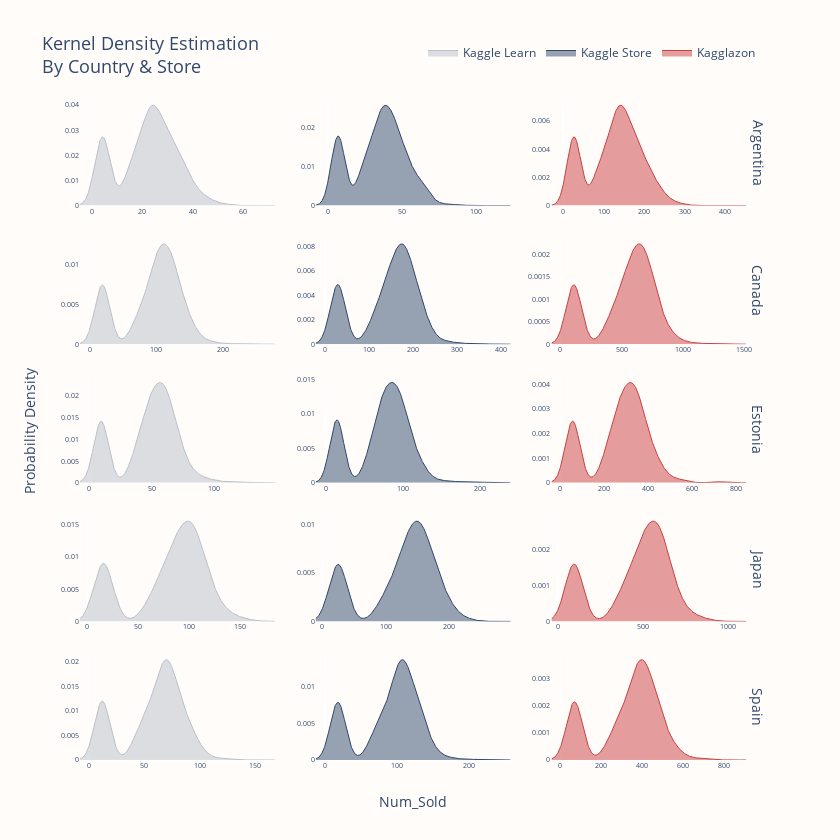

Source (notebook cell):
### Code cell
stores = train.Store.unique().tolist()
category_combs = np.array(np.meshgrid(countries, stores)).T.reshape(-1, 2)
color_combs = ["#B9C0CA", "#2F486B", "#C94040"] * len(countries)

n_cols = len(stores)
n_rows, axes = get_n_rows_axes(n_cols * len(countries), n_cols=n_cols)

fig = make_subplots(
    rows=n_rows,
    cols=n_cols,
    y_title="Probability Density",
    x_title="Num_Sold",
    row_titles=countries,
    horizontal_spacing=0.06,
    vertical_spacing=0.05,
)

show_legend = True

for k, ((country, store), color) in enumerate(zip(category_combs, color_combs)):
    if 1 + k > n_cols:
        show_legend = False
    current_row, current_col = 1 + k // n_cols, 1 + k % n_cols
    kde_range, estimated_values, _ = get_kde_estimation(
        train.query(f"Country == '{country}' & Store == '{store}'")["Num_Sold"], sample=True
    )
    fig.add_scatter(
        x=kde_range,
        y=estimated_values,
        line=dict(dash="solid", color=color, width=1),
        fill="tozeroy",
        name=store,
        legendgroup=store,
        showlegend=show_legend,
        row=current_row,
        col=current_col,
    )
    fig.update_yaxes(tickfont_size=7, showgrid=False, row=current_row, col=current_col)
    fig.update_xaxes(tickfont_size=7, showgrid=False, row=current_row, col=current_col)

fig.update_annotations(font_size=14)
fig.update_layout(
    font_color=FONT_COLOR,
    title="Kernel Density Estimation<br>By Country & Store",
    title_font_size=18,
    plot_bgcolor=BACKGROUND_COLOR,
    paper_bgcolor=BACKGROUND_COLOR,
    width=840,
    height=840,
    legend=dict(
        orientation="h",
        yanchor="bottom",
        xanchor="right",
        y=1.05,
        x=1,
    ),
)
fig.show()

### Figure 1 — Plotly figure (JSON) as saved in the notebook; plotly's stock layout.template omitted (floating-point values rounded to 4 significant figures; data arrays with more than 128 entries replaced by an {"elided": "..."} marker saying what was removed)
{"data": [{"fill": "tozeroy", "legendgroup": "Kaggle Learn", "line": {"color": "#B9C0CA", "dash": "solid", "width": 1}, "name": "Kaggle Learn", "showlegend": true, "type": "scatter", "x": {"elided": "1000 float values"}, "xaxis": "x", "y": {"elided": "1000 float values"}, "yaxis": "y"}, {"fill": "tozeroy", "legendgroup": "Kaggle Store", "line": {"color": "#2F486B", "dash": "solid", "width": 1}, "name": "Kaggle Store", "showlegend": true, "type": "scatter", "x": {"elided": "1000 float values"}, "xaxis": "x2", "y": {"elided": "1000 float values"}, "yaxis": "y2"}, {"fill": "tozeroy", "legendgroup": "Kagglazon", "line": {"color": "#C94040", "dash": "solid", "width": 1}, "name": "Kagglazon", "showlegend": true, "type": "scatter", "x": {"elided": "1000 float values"}, "xaxis": "x3", "y": {"elided": "1000 float values"}, "yaxis": "y3"}, {"fill": "tozeroy", "legendgroup": "Kaggle Learn", "line": {"color": "#B9C0CA", "dash": "solid", "width": 1}, "name": "Kaggle Learn", "showlegend": false, "type": "scatter", "x": {"elided": "1000 float values"}, "xaxis": "x4", "y": {"elided": "1000 float values"}, "yaxis": "y4"}, {"fill": "tozeroy", "legendgroup": "Kaggle Store", "line": {"color": "#2F486B", "dash": "solid", "width": 1}, "name": "Kaggle Store", "showlegend": false, "type": "scatter", "x": {"elided": "1000 float values"}, "xaxis": "x5", "y": {"elided": "1000 float values"}, "yaxis": "y5"}, {"fill": "tozeroy", "legendgroup": "Kagglazon", "line": {"color": "#C94040", "dash": "solid", "width": 1}, "name": "Kagglazon", "showlegend": false, "type": "scatter", "x": {"elided": "1000 float values"}, "xaxis": "x6", "y": {"elided": "1000 float values"}, "yaxis": "y6"}, {"fill": "tozeroy", "legendgroup": "Kaggle Learn", "line": {"color": "#B9C0CA", "dash": "solid", "width": 1}, "name": "Kaggle Learn", "showlegend": false, "type": "scatter", "x": {"elided": "1000 float values"}, "xaxis": "x7", "y": {"elided": "1000 float values"}, "yaxis": "y7"}, {"fill": "tozeroy", "legendgroup": "Kaggle Store", "line": {"color": "#2F486B", "dash": "solid", "width": 1}, "name": "Kaggle Store", "showlegend": false, "type": "scatter", "x": {"elided": "1000 float values"}, "xaxis": "x8", "y": {"elided": "1000 float values"}, "yaxis": "y8"}, {"fill": "tozeroy", "legendgroup": "Kagglazon", "line": {"color": "#C94040", "dash": "solid", "width": 1}, "name": "Kagglazon", "showlegend": false, "type": "scatter", "x": {"elided": "1000 float values"}, "xaxis": "x9", "y": {"elided": "1000 float values"}, "yaxis": "y9"}, {"fill": "tozeroy", "legendgroup": "Kaggle Learn", "line": {"color": "#B9C0CA", "dash": "solid", "width": 1}, "name": "Kaggle Learn", "showlegend": false, "type": "scatter", "x": {"elided": "1000 float values"}, "xaxis": "x10", "y": {"elided": "1000 float values"}, "yaxis": "y10"}, {"fill": "tozeroy", "legendgroup": "Kaggle Store", "line": {"color": "#2F486B", "dash": "solid", "width": 1}, "name": "Kaggle Store", "showlegend": false, "type": "scatter", "x": {"elided": "1000 float values"}, "xaxis": "x11", "y": {"elided": "1000 float values"}, "yaxis": "y11"}, {"fill": "tozeroy", "legendgroup": "Kagglazon", "line": {"color": "#C94040", "dash": "solid", "width": 1}, "name": "Kagglazon", "showlegend": false, "type": "scatter", "x": {"elided": "1000 float values"}, "xaxis": "x12", "y": {"elided": "1000 float values"}, "yaxis": "y12"}, {"fill": "tozeroy", "legendgroup": "Kaggle Learn", "line": {"color": "#B9C0CA", "dash": "solid", "width": 1}, "name": "Kaggle Learn", "showlegend": false, "type": "scatter", "x": {"elided": "1000 float values"}, "xaxis": "x13", "y": {"elided": "1000 float values"}, "yaxis": "y13"}, {"fill": "tozeroy", "legendgroup": "Kaggle Store", "line": {"color": "#2F486B", "dash": "solid", "width": 1}, "name": "Kaggle Store", "showlegend": false, "type": "scatter", "x": {"elided": "1000 float values"}, "xaxis": "x14", "y": {"elided": "1000 float values"}, "yaxis": "y14"}, {"fill": "tozeroy", "legendgroup": "Kagglazon", "line": {"color": "#C94040", "dash": "solid", "width": 1}, "name": "Kagglazon", "showlegend": false, "type": "scatter", "x": {"elided": "1000 float values"}, "xaxis": "x15", "y": {"elided": "1000 float values"}, "yaxis": "y15"}], "layout": {"annotations": [{"font": {"size": 14}, "showarrow": false, "text": "Argentina", "textangle": 90, "x": 0.98, "xanchor": "left", "xref": "paper", "y": 0.92, "yanchor": "middle", "yref": "paper"}, {"font": {"size": 14}, "showarrow": false, "text": "Canada", "textangle": 90, "x": 0.98, "xanchor": "left", "xref": "paper", "y": 0.71, "yanchor": "middle", "yref": "paper"}, {"font": {"size": 14}, "showarrow": false, "text": "Estonia", "textangle": 90, "x": 0.98, "xanchor": "left", "xref": "paper", "y": 0.5, "yanchor": "middle", "yref": "paper"}, {"font": {"size": 14}, "showarrow": false, "text": "Japan", "textangle": 90, "x": 0.98, "xanchor": "left", "xref": "paper", "y": 0.29, "yanchor": "middle", "yref": "paper"}, {"font": {"size": 14}, "showarrow": false, "text": "Spain", "textangle": 90, "x": 0.98, "xanchor": "left", "xref": "paper", "y": 0.08, "yanchor": "middle", "yref": "paper"}, {"font": {"size": 14}, "showarrow": false, "text": "Num_Sold", "x": 0.49, "xanchor": "center", "xref": "paper", "y": 0, "yanchor": "top", "yref": "paper", "yshift": -30}, {"font": {"size": 14}, "showarrow": false, "text": "Probability Density", "textangle": -90, "x": 0, "xanchor": "right", "xref": "paper", "xshift": -40, "y": 0.5, "yanchor": "middle", "yref": "paper"}], "font": {"color": "#2F486B"}, "height": 840, "legend": {"orientation": "h", "x": 1, "xanchor": "right", "y": 1.05, "yanchor": "bottom"}, "paper_bgcolor": "#FFFCFA", "plot_bgcolor": "#FFFCFA", "title": {"font": {"size": 18}, "text": "Kernel Density Estimation<br>By Country & Store"}, "width": 840, "xaxis": {"anchor": "y", "domain": [0, 0.2867], "showgrid": false, "tickfont": {"size": 7}}, "xaxis10": {"anchor": "y10", "domain": [0, 0.2867], "showgrid": false, "tickfont": {"size": 7}}, "xaxis11": {"anchor": "y11", "domain": [0.3467, 0.6333], "showgrid": false, "tickfont": {"size": 7}}, "xaxis12": {"anchor": "y12", "domain": [0.6933, 0.98], "showgrid": false, "tickfont": {"size": 7}}, "xaxis13": {"anchor": "y13", "domain": [0, 0.2867], "showgrid": false, "tickfont": {"size": 7}}, "xaxis14": {"anchor": "y14", "domain": [0.3467, 0.6333], "showgrid": false, "tickfont": {"size": 7}}, "xaxis15": {"anchor": "y15", "domain": [0.6933, 0.98], "showgrid": false, "tickfont": {"size": 7}}, "xaxis2": {"anchor": "y2", "domain": [0.3467, 0.6333], "showgrid": false, "tickfont": {"size": 7}}, "xaxis3": {"anchor": "y3", "domain": [0.6933, 0.98], "showgrid": false, "tickfont": {"size": 7}}, "xaxis4": {"anchor": "y4", "domain": [0, 0.2867], "showgrid": false, "tickfont": {"size": 7}}, "xaxis5": {"anchor": "y5", "domain": [0.3467, 0.6333], "showgrid": false, "tickfont": {"size": 7}}, "xaxis6": {"anchor": "y6", "domain": [0.6933, 0.98], "showgrid": false, "tickfont": {"size": 7}}, "xaxis7": {"anchor": "y7", "domain": [0, 0.2867], "showgrid": false, "tickfont": {"size": 7}}, "xaxis8": {"anchor": "y8", "domain": [0.3467, 0.6333], "showgrid": false, "tickfont": {"size": 7}}, "xaxis9": {"anchor": "y9", "domain": [0.6933, 0.98], "showgrid": false, "tickfont": {"size": 7}}, "yaxis": {"anchor": "x", "domain": [0.84, 1], "showgrid": false, "tickfont": {"size": 7}}, "yaxis10": {"anchor": "x10", "domain": [0.21, 0.37], "showgrid": false, "tickfont": {"size": 7}}, "yaxis11": {"anchor": "x11", "domain": [0.21, 0.37], "showgrid": false, "tickfont": {"size": 7}}, "yaxis12": {"anchor": "x12", "domain": [0.21, 0.37], "showgrid": false, "tickfont": {"size": 7}}, "yaxis13": {"anchor": "x13", "domain": [0, 0.16], "showgrid": false, "tickfont": {"size": 7}}, "yaxis14": {"anchor": "x14", "domain": [0, 0.16], "showgrid": false, "tickfont": {"size": 7}}, "yaxis15": {"anchor": "x15", "domain": [0, 0.16], "showgrid": false, "tickfont": {"size": 7}}, "yaxis2": {"anchor": "x2", "domain": [0.84, 1], "showgrid": false, "tickfont": {"size": 7}}, "yaxis3": {"anchor": "x3", "domain": [0.84, 1], "showgrid": false, "tickfont": {"size": 7}}, "yaxis4": {"anchor": "x4", "domain": [0.63, 0.79], "showgrid": false, "tickfont": {"size": 7}}, "yaxis5": {"anchor": "x5", "domain": [0.63, 0.79], "showgrid": false, "tickfont": {"size": 7}}, "yaxis6": {"anchor": "x6", "domain": [0.63, 0.79], "showgrid": false, "tickfont": {"size": 7}}, "yaxis7": {"anchor": "x7", "domain": [0.42, 0.58], "showgrid": false, "tickfont": {"size": 7}}, "yaxis8": {"anchor": "x8", "domain": [0.42, 0.58], "showgrid": false, "tickfont": {"size": 7}}, "yaxis9": {"anchor": "x9", "domain": [0.42, 0.58], "showgrid": false, "tickfont": {"size": 7}}}}
